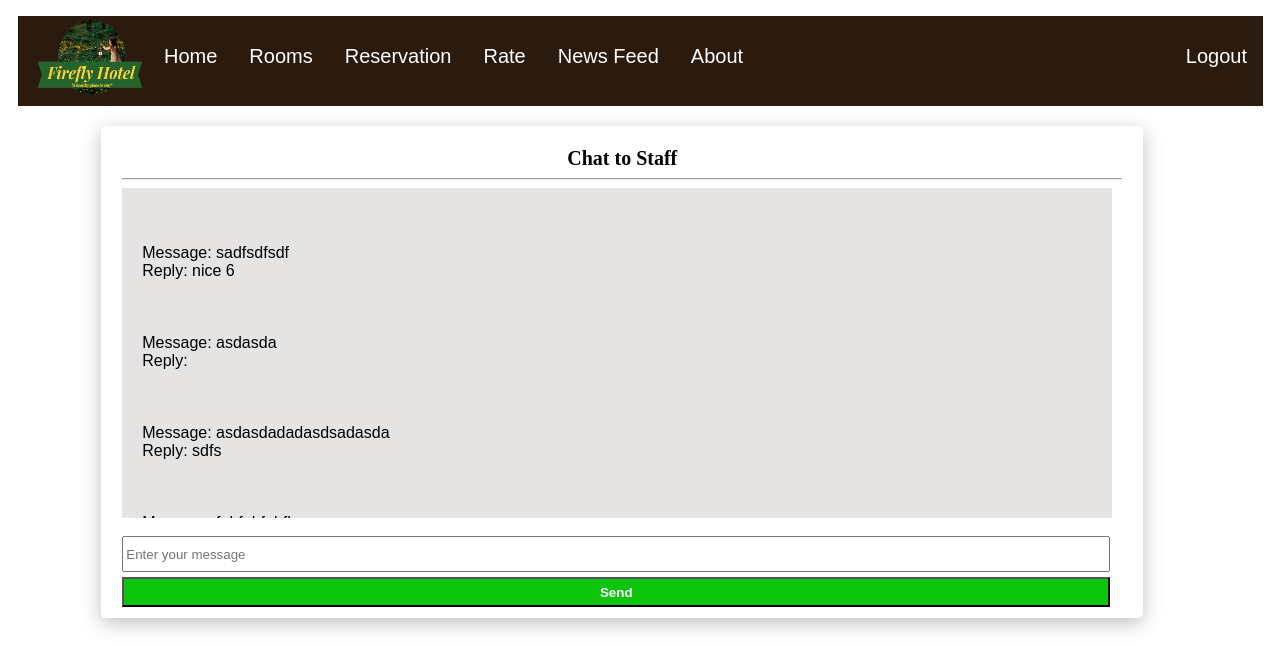
Page /member/chat.php (signed in) on the committed database.
### tables this page shows
CREATE TABLE `message` (
  `msg_id` varchar(13) NOT NULL,
  `msg` varchar(1000) NOT NULL,
  `reply` varchar(1000) NOT NULL,
  `member_id` int(4) NOT NULL
);

### member/reservationCheckDB.php (called while the page is built, shortened)
<?php
    $id = $_SESSION['member_id'];
    $conn = mysqli_connect('localhost', 'root', '', 'firefly_hotel') or die('Unable to connect');
    $query = $conn->query("SELECT * FROM `reservation` WHERE `member_id` = '$id'") or die(mysqli_error());
    $row = $query->num_rows;
    if($row > 0){
        $disable = '';
    }else{
        $disable = 'disable-link';
    }
?>

### member/viewMessages.php (called while the page is built, shortened)
<?php
    $member_id = $_SESSION['member_id'];
    $conn = mysqli_connect('localhost', 'root', '', 'firefly_hotel') or die('Unable to connect');
    $query = $conn->query("SELECT * FROM `message` WHERE `member_id` = '$member_id'") or die(mysqli_error());
    $msg = $query->fetch_all();
?>

### member/chat.php (the view, shortened to what this page needs)
<!DOCTYPE html>
<html lang="en">
<head>
    <link rel="stylesheet" href="../css/homepage.css">
    <link rel="stylesheet" href="../css/chat.css">
</head>
<body>
<?php include 'reservationCheckDB.php'?>
<a href="Memberhomepage.php"><img src="../photos/logo.png" style="width: 160px; height: 100px;position: absolute;top: 10px;left: 15px"></a>
  <ul>
    <div class="leftlinks">
      <li><a href="Memberhomepage.php">Home</a></li>
      <li><a href="display/Courtyard.php">Rooms</a></li>
      <li><a href="Reservation.php">Reservation</a></li>
      <li><a href="Rate.php" class="<?php echo $disable?>">Rate</a></li>
      <li><a href="newsfeed.php">News Feed</a></li>
      <li><a href="#about">About</a></li>
    </div>
    <li style="float:right;"><a href="../Php/logout.php">Logout</a></li>
  </ul>
  <?php include 'viewMessages.php'?>
    <div class="box_center1">
        <div class="main_box">
            <header>Chat to Staff</header>
            <hr>
            <div class="scrollBox">
                <?php
                    foreach($msg as $message)
                        {
                            echo "<br><br> Message: " .  $message['1'] . "<br>";
                            echo "Reply: " . $message['2'] . "<br><br>";
                        }
                ?>
            </div>
            <br>
            <form action="sendMessages.php" method="POST" enctype="multipart/form-data" autocomplete="off">
                    <input type="text" name="message" id="message" placeholder="Enter your message" required>
                    <br>
                    <input type="submit" value="Send"  class="button">
            </form>
        </div>
    </div>
</body>
</html>

### css/homepage.css (style rules this page uses)
ul { list-style-type: none; margin-bottom: 0; padding: 0; overflow: hidden; background-color: #2A1B0E; color: white; margin-left: 10px; margin-right: 10px; height: 90px; }
li { float: left; padding-top: 15px; padding-bottom: 15px; }
li a { display: block; color: white; text-align: center; padding: 14px 16px; text-decoration: none; font-family: Arial; font-size: 20px; }
.leftlinks { margin-left: 130px; }

### css/chat.css (style rules this page uses)
.main_box { width:1000px; height:450px; border: 0.1px solid rgb(255, 255, 255); padding: 20px; margin-left: 20px; margin-right: 20px; margin-top: 10px; margin-bottom: 30px; box-shadow: 0px 5px 20px rgb(0,0,0,0.25); border-radius: 5px; }
.scrollBox { background: #e6e3e3; height:290px; width:950px; padding:20px; #ccc; font-family: 'Poppins', sans-serif; overflow:auto; }
input { width:980px; height: 30px; margin-bottom: 5px; }
.button { width:988px; height: 30px; background-color: rgb(12, 197, 12); color: white; font-weight: bold; }
.box_center1 { margin: 0px 0px 5% 5%; width: 100%; padding: 10px; }
header { text-align: center; font-size: 20px; font-weight: bold; }
body { font-family: serif; }

### rows in the picture
message: msg "sadfsdfsdf", reply "nice 6"
message: msg "asdasda"
message: msg "asdasdadadasdsadasda", reply "sdfs"
